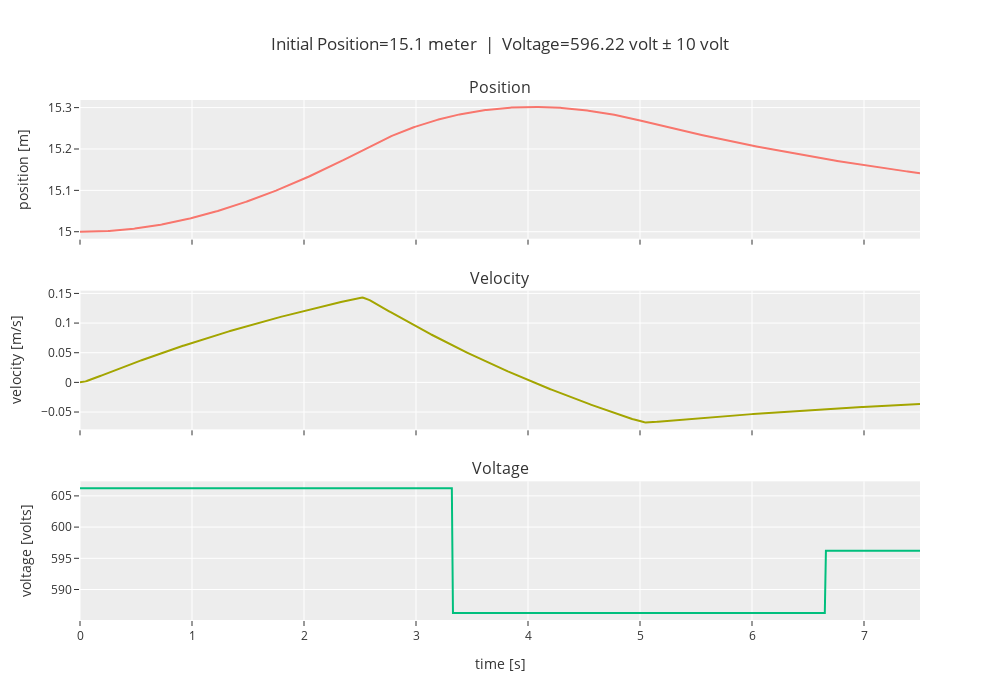

Notebook code cell kept with this figure:
### Markdown cell above
### Position $x = 15$

### Code cell
x = 15
linear_analysis(x, doublet_magnitude=10)

### Figure 1 — Plotly figure (JSON) as saved in the notebook; plotly's stock layout.template omitted (floating-point values rounded to 4 significant figures; data arrays with more than 128 entries replaced by an {"elided": "..."} marker saying what was removed)
{"data": [{"type": "scatter", "x": {"elided": "752 float values"}, "xaxis": "x", "y": {"elided": "752 float values"}, "yaxis": "y"}, {"type": "scatter", "x": {"elided": "752 float values"}, "xaxis": "x2", "y": {"elided": "752 float values"}, "yaxis": "y2"}, {"type": "scatter", "x": {"elided": "752 float values"}, "xaxis": "x3", "y": {"elided": "1000 float values"}, "yaxis": "y3"}], "layout": {"annotations": [{"font": {"size": 16}, "showarrow": false, "text": "Position", "x": 0.5, "xanchor": "center", "xref": "paper", "y": 1, "yanchor": "bottom", "yref": "paper"}, {"font": {"size": 16}, "showarrow": false, "text": "Velocity", "x": 0.5, "xanchor": "center", "xref": "paper", "y": 0.6333, "yanchor": "bottom", "yref": "paper"}, {"font": {"size": 16}, "showarrow": false, "text": "Voltage", "x": 0.5, "xanchor": "center", "xref": "paper", "y": 0.2667, "yanchor": "bottom", "yref": "paper"}], "height": 700, "showlegend": false, "title": {"text": "Initial Position=15.1 meter  |  Voltage=596.22 volt ± 10 volt"}, "width": 1000, "xaxis": {"anchor": "y", "domain": [0, 1], "matches": "x3", "showticklabels": false}, "xaxis2": {"anchor": "y2", "domain": [0, 1], "matches": "x3", "showticklabels": false}, "xaxis3": {"anchor": "y3", "domain": [0, 1], "title": {"text": "time [s]"}}, "yaxis": {"anchor": "x", "domain": [0.7333, 1], "title": {"text": "position [m]"}}, "yaxis2": {"anchor": "x2", "domain": [0.3667, 0.6333], "title": {"text": "velocity [m/s]"}}, "yaxis3": {"anchor": "x3", "domain": [0, 0.2667], "title": {"text": "voltage [volts]"}}}}
